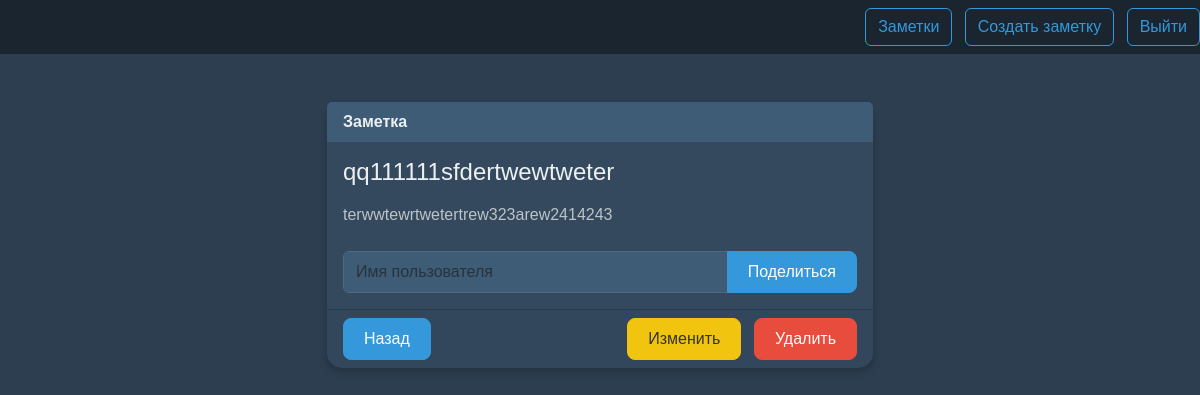
/smart/notes/11/ (signed in), run on the app's committed database.
### notes/models.py (models this page shows, shortened)
class Notes(models.Model):
    title = models.CharField(max_length=200)
    text = models.TextField()
    created_at = models.DateTimeField(auto_now_add=True)
    user = models.ForeignKey(User, on_delete=models.CASCADE, related_name='notes')

### notes/views.py (the view)
# urls.py: path('notes/<int:pk>/', views.NotesDetailView.as_view(), name="notes.detail"),
class NotesDetailView(LoginRequiredMixin, DetailView):
    model = Notes
    context_object_name = 'note'
    login_url = '/login/'
    def get_queryset(self):
        own_notes = self.request.user.notes.all()
        shared_notes = Notes.objects.filter(shared_with__shared_with=self.request.user)
        return (own_notes | shared_notes).distinct()
    def get_context_data(self, **kwargs):
        context = super().get_context_data(**kwargs)
        context['is_owner'] = self.object.user == self.request.user
        return context

### notes/templates/notes/notes_detail.html (shortened to what this page needs)
{% extends 'base.html' %}
{% load static %}
{% block content %}
<div class="row justify-content-center">
    <div class="col-md-6">
        <div class="card">
            <div class="card-header">Заметка</div>
            <div class="card-body">
                <h1 class="fs-4 mb-3">{{ note.title }}</h1>
                <p>{{ note.text }}</p>
                {% if is_owner %}
                    <form action="{% url 'notes.share' pk=note.id %}" method="post" class="mt-4">
                        <div class="input-group">
                            <input type="text" name="username" class="form-control" placeholder="Имя пользователя">
                            <button type="submit" class="btn btn-primary">Поделиться</button>
                        </div>
                    </form>
                {% endif %}
            </div>
            <div class="card-footer d-flex justify-content-between">
                <a href="{% url 'notes.list' %}" class="btn btn-primary">Назад</a>
                {% if is_owner %}
                    <div>
                        <a href="{% url 'notes.update' pk=note.id %}" class="btn btn-warning me-2">Изменить</a>
                        <a href="{% url 'notes.delete' pk=note.id %}" class="btn btn-danger">Удалить</a>
                    </div>
                {% endif %}
            </div>
        </div>
    </div>
</div>
{% endblock %}

### static/templates/base.html (style rules this page uses)
body { background-color: #2c3e50; color: #ecf0f1; font-family: 'Arial', sans-serif; }
.card { background-color: #34495e; border: none; border-radius: 15px; box-shadow: 0 4px 8px rgba(0, 0, 0, 0.2); }
.card-header { background-color: #3e5c76; border-bottom: none; color: #ecf0f1; font-weight: bold; border-radius: 15px 15px 0 0; }
.btn-primary, .btn-success, .btn-info, .btn-warning, .btn-danger { border-radius: 8px; padding: 8px 20px; font-weight: 500; transition: all 0.3s ease; }
.btn-primary { background-color: #3498db; border-color: #3498db; }
.btn-warning { background-color: #f1c40f; border-color: #f1c40f; color: #333; }
.btn-danger { background-color: #e74c3c; border-color: #e74c3c; }
.form-control { background-color: #3e5c76; border: 1px solid #4a6a88; color: #ecf0f1; }
h1, h2, h3, h4, h5, h6 { color: #ecf0f1; }
p { color: #bdc3c7; }

### data on the page
Notes: title "qq111111sfdertwewtweter", text "terwwtewrtwetertrew323arew2414243"
